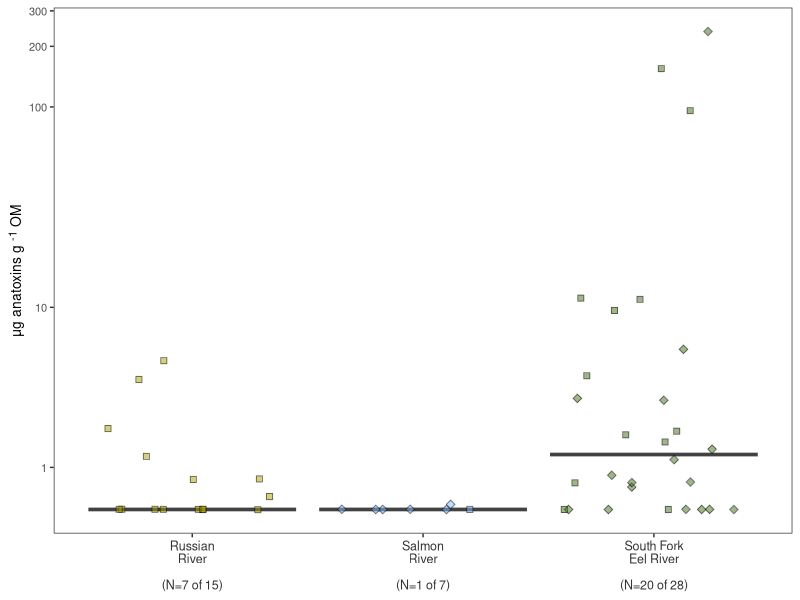
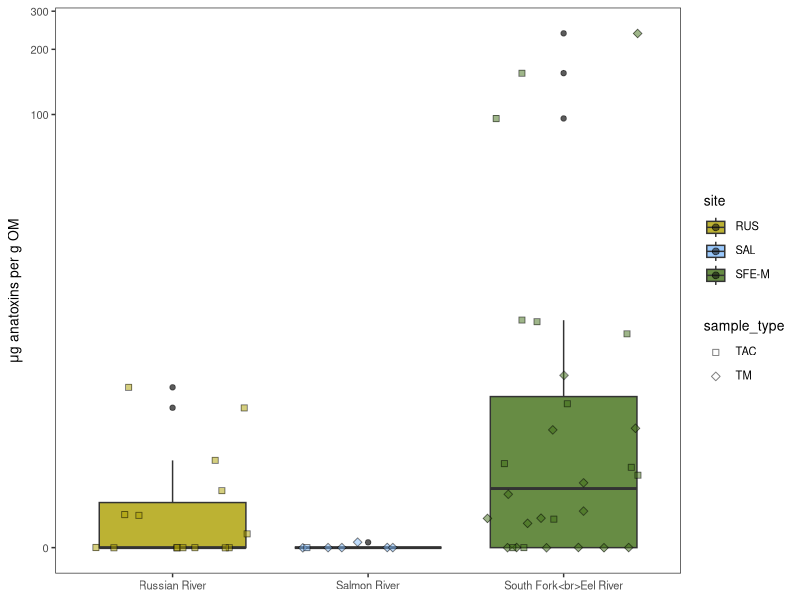
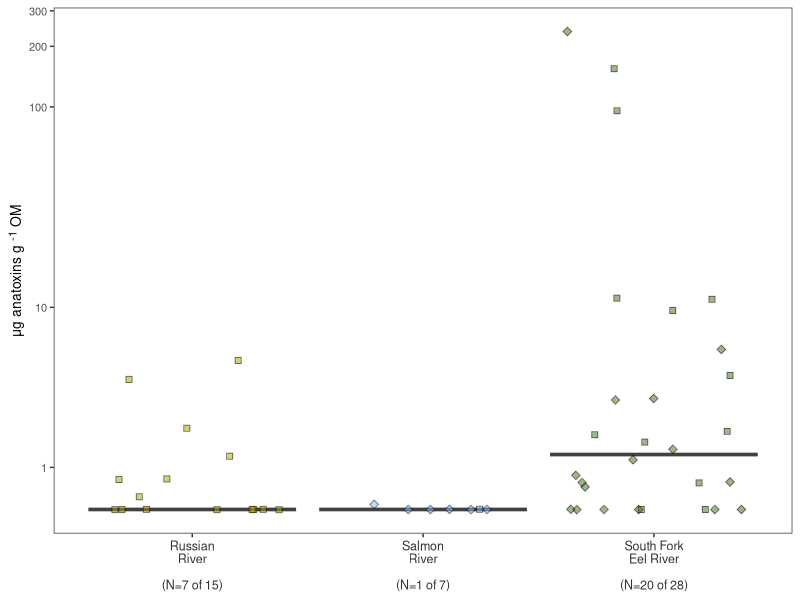
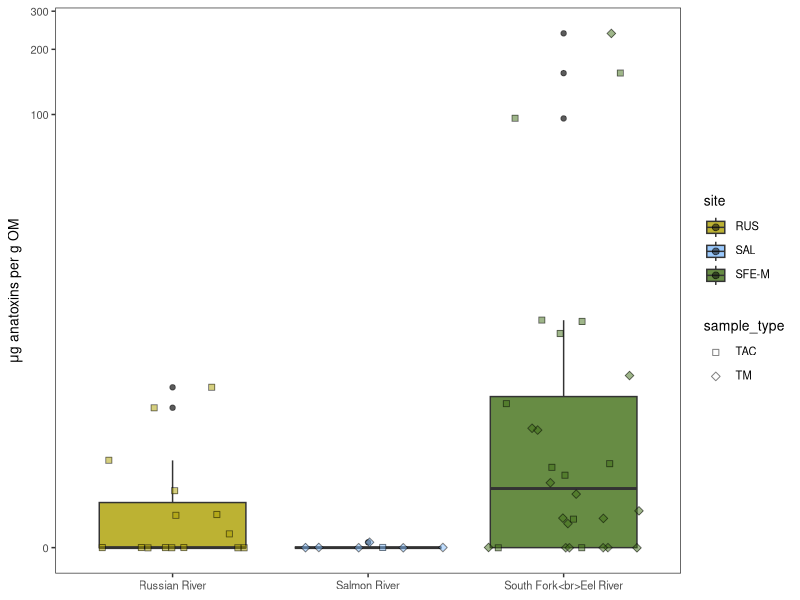

These figures' R source, in order:
#### Supplemental figure of boxplots of ATX concentrations
### Jordan Zabrecky
## last edited: 06.26.2026

# This script creates a supplemental figure showing the range of anatoxin 
# concentrations observed in each river

#### (1) Loading libraries & data ####

# loading libraries
lapply(c("tidyverse", "ggtext"), require, character.only = T)

# loading data
atx <- read.csv("./data/field_and_lab/atx_w_categorical_groupings.csv") %>% 
  # remove NT samples
  filter(sample_type != "NT")

#### (2) Summary of samples ####

# make summary of samples with detected anatoxin
atx_sum <- atx %>% 
  dplyr::group_by(site) %>% 
  dplyr::summarize(total = length(ATX_all_ug_org_mat),
                   detections = length(which(ATX_all_ug_org_mat > 0)))

# split based on site for easy indexing
atx_sum <- split(atx_sum, atx_sum$site)

#### (3) Making plot ####

# set universal plot theme
theme_set(theme_bw() + theme(strip.background = element_blank(),
                             plot.title = element_text(hjust = 0.5), legend.text = element_markdown(),
                             text = element_text(size = 10), strip.text = element_text(size = 10),
                             panel.grid.major = element_blank(), panel.grid.minor = element_blank()))

# set seed for consistent jitter :)
set.seed(6)
plot = ggplot(data = atx, aes(x = site, y = ATX_all_ug_org_mat, fill = site)) +
  stat_summary(fun = median, show.legend = FALSE, geom = "crossbar", color = "#424242") +
  geom_jitter(alpha = 0.5, aes(fill = site, shape = sample_type), color = "black", size = 2) + 
  scale_fill_manual(values = c("SAL" = "#81bbfc",
                               "SFE-M" = "#416f16",
                               "RUS" = "#ab9f00")) +
  scale_x_discrete(labels = c(paste("Russian<br>River<br><br>(N=", atx_sum$RUS$detections, " of ",
                                    atx_sum$RUS$total, ")", sep = ""), 
                              paste("Salmon<br>River<br><br>(N=", atx_sum$SAL$detections, " of ",
                                    atx_sum$SAL$total, ")", sep = ""),
                              paste("South Fork<br>Eel River<br><br>(N=", atx_sum$`SFE-M`$detections, " of ",
                                    atx_sum$`SFE-M`$total, ")", sep = ""))) +
  scale_shape_manual(values = c(22, 23)) +
  scale_y_continuous(trans=scales::pseudo_log_trans(base = 10), breaks=c(1, 10, 100, 200, 300)) +
  labs(x = NULL, y = "&mu;g anatoxins g <sup>-1</sup> OM") +
  theme(axis.text.x = element_markdown(size = 9, color = "#333333"), axis.title.y = element_markdown()) + 
  theme(legend.position = "none")
plot

# save
ggsave("./figures/tiff_files/sfig_atx_rivers.tiff", dpi = 600,
       width = 11, height = 9, unit="cm")

# get legend
plot = ggplot(data = atx, aes(x = site, y = ATX_all_ug_org_mat, fill = site)) +
  geom_boxplot(alpha = 0.8) +
  geom_jitter(alpha = 0.5, aes(fill = site, shape = sample_type), color = "black", size = 2) + 
  scale_fill_manual(values = c("SAL" = "#81bbfc",
                               "SFE-M" = "#416f16",
                               "RUS" = "#ab9f00")) +
  scale_x_discrete(labels = c("Russian River", "Salmon River", "South Fork<br>Eel River")) +
  scale_shape_manual(values = c(22, 23)) +
  scale_y_continuous(trans=scales::pseudo_log_trans(base = 10)) +
  labs(x = NULL, y = expression(paste(mu, "g anatoxins per g OM"), sep = "")) +
  theme(legend.position = "right")
plot

# save
ggsave("./figures/tiff_files/sfig_atx_legend.tiff", dpi = 600,
       width = 11, height = 9, unit="cm")
